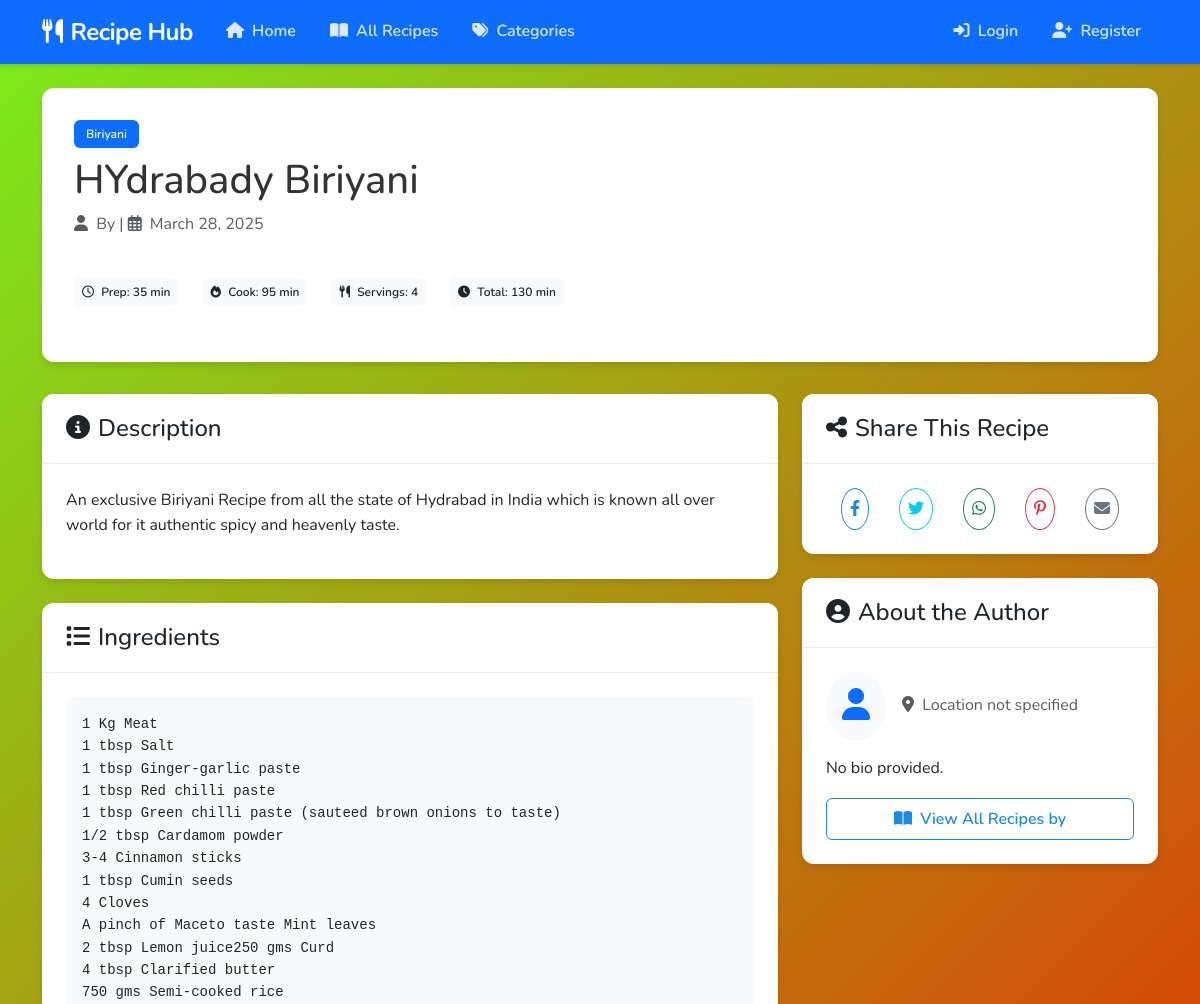
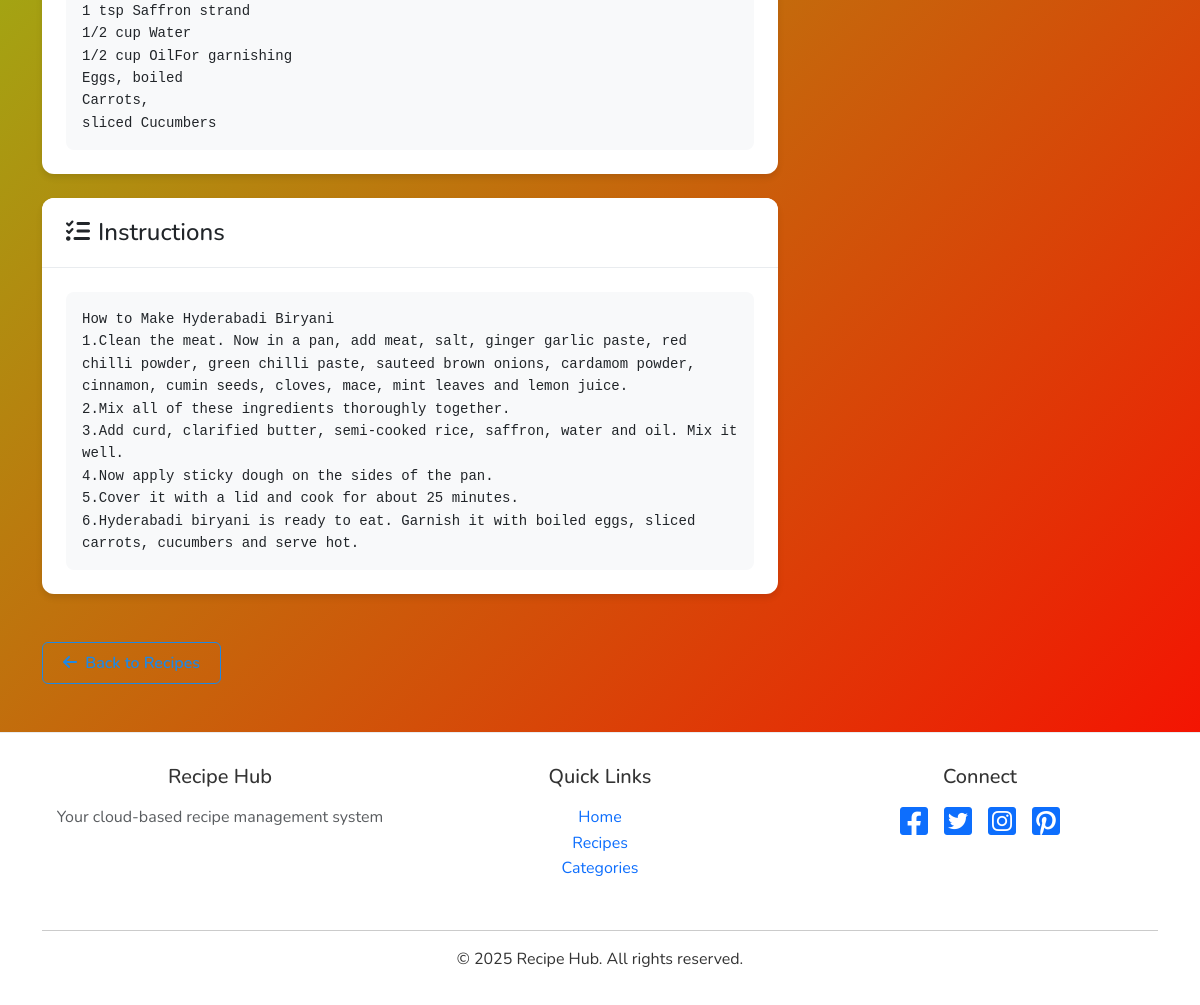
Page /recipes/1/ on the committed database (2 pictures, top to bottom).
### recipes/models.py (models this page shows, shortened)
class Recipe(models.Model):
    title = models.CharField(max_length=200)
    description = models.TextField()
    ingredients = models.TextField()
    instructions = models.TextField()
    prep_time = models.IntegerField(help_text="Preparation time in minutes")
    cook_time = models.IntegerField(help_text="Cooking time in minutes")
    servings = models.IntegerField()
    category = models.ForeignKey(Category, on_delete=models.CASCADE, related_name="recipes")
    author = models.ForeignKey(User, on_delete=models.CASCADE, related_name="recipes", null=True)
    created_at = models.DateTimeField(auto_now_add=True)
    updated_at = models.DateTimeField(auto_now=True)

class Category(models.Model):
    name = models.CharField(max_length=100)
    description = models.TextField(blank=True)
    author = models.ForeignKey(User, on_delete=models.CASCADE, related_name="categories", null=True)
    class Meta:
        verbose_name_plural = "Categories"

### recipes/views.py (the view)
# urls.py: path('recipes/<int:pk>/', views.recipe_detail, name='recipe_detail'),
def recipe_detail(request, pk):
    recipe = get_object_or_404(Recipe, pk=pk)
    can_edit = request.user.is_authenticated and (request.user == recipe.author or request.user.is_staff)
    return render(request, 'recipes/recipe_detail.html', {
        'recipe': recipe,
        'can_edit': can_edit
    })

### templates/recipes/recipe_detail.html (shortened to what this page needs)
{% extends 'base.html' %}
{% block content %}
<div class="recipe-detail-header fade-in">
    <div class="d-flex justify-content-between align-items-start">
        <div>
            <span class="badge bg-primary mb-2">{{ recipe.category.name }}</span>
            <h1 class="mb-2">{{ recipe.title }}</h1>
            <p class="text-muted">
                <i class="fas fa-user me-1"></i> By {{ recipe.author.username }} |
                <i class="far fa-calendar-alt me-1"></i> {{ recipe.created_at|date:"F j, Y" }}
            </p>
        </div>
    </div>
    <div class="recipe-info mt-4">
        <span class="badge bg-light text-dark p-2">
            <i class="far fa-clock me-1"></i> Prep: {{ recipe.prep_time }} min
        </span>
        <span class="badge bg-light text-dark p-2">
            <i class="fas fa-fire me-1"></i> Cook: {{ recipe.cook_time }} min
        </span>
        <span class="badge bg-light text-dark p-2">
            <i class="fas fa-utensils me-1"></i> Servings: {{ recipe.servings }}
        </span>
        <span class="badge bg-light text-dark p-2">
            <i class="fas fa-clock me-1"></i> Total: {{ recipe.prep_time|add:recipe.cook_time }} min
        </span>
    </div>
</div>
<div class="row">
    <div class="col-lg-8">
        <div class="card mb-4 fade-in" style="animation-delay: 100ms">
            <div class="card-header bg-white">
                <h4 class="mb-0"><i class="fas fa-info-circle me-2"></i>Description</h4>
            </div>
            <div class="card-body">
                <p>{{ recipe.description }}</p>
            </div>
        </div>
        <div class="card mb-4 fade-in" style="animation-delay: 200ms">
            <div class="card-header bg-white">
                <h4 class="mb-0"><i class="fas fa-list me-2"></i>Ingredients</h4>
            </div>
            <div class="card-body">
                <pre class="recipe-ingredients mb-0">{{ recipe.ingredients }}</pre>
            </div>
        </div>
        <div class="card mb-4 fade-in" style="animation-delay: 300ms">
            <div class="card-header bg-white">
                <h4 class="mb-0"><i class="fas fa-tasks me-2"></i>Instructions</h4>
            </div>
            <div class="card-body">
                <pre class="recipe-instructions mb-0">{{ recipe.instructions }}</pre>
            </div>
        </div>
    </div>
    <div class="col-lg-4">
        <div class="card mb-4 fade-in" style="animation-delay: 400ms">
            <div class="card-header bg-white">
                <h4 class="mb-0"><i class="fas fa-share-alt me-2"></i>Share This Recipe</h4>
            </div>
            <div class="card-body">
                <div class="d-flex justify-content-around">
                    <a href="#" class="btn btn-outline-primary rounded-circle p-2" title="Share on Facebook">
                        <i class="fab fa-facebook-f"></i>
                    </a>
                    <a href="#" class="btn btn-outline-info rounded-circle p-2" title="Share on Twitter">
                        <i class="fab fa-twitter"></i>
                    </a>
                    <a href="#" class="btn btn-outline-success rounded-circle p-2" title="Share on WhatsApp">
                        <i class="fab fa-whatsapp"></i>
                    </a>
                    <a href="#" class="btn btn-outline-danger rounded-circle p-2" title="Share on Pinterest">
                        <i class="fab fa-pinterest-p"></i>
                    </a>
                    <a href="#" class="btn btn-outline-secondary rounded-circle p-2" title="Email this Recipe">
                        <i class="fas fa-envelope"></i>
                    </a>
                </div>
            </div>
        </div>
        <div class="card fade-in" style="animation-delay: 500ms">
            <div class="card-header bg-white">
                <h4 class="mb-0"><i class="fas fa-user-circle me-2"></i>About the Author</h4>
            </div>
            <div class="card-body">
                <div class="d-flex align-items-center mb-3">
                    <div class="bg-light rounded-circle p-3 me-3">
                        <i class="fas fa-user fa-2x text-primary"></i>
                    </div>
                    <div>
                        <p class="text-muted mb-0">
                            <i class="fas fa-map-marker-alt me-1"></i>
                            {{ recipe.author.profile.location|default:"Location not specified" }}
                        </p>
                    </div>
                </div>
                <p>{{ recipe.author.profile.bio|default:"No bio provided." }}</p>
                <a href="{% url 'recipe_list' %}?author={{ recipe.author.id }}" class="btn btn-outline-primary w-100">
                    <i class="fas fa-book-open me-1"></i> View All Recipes by {{ recipe.author.username }}
                </a>
            </div>
        </div>
    </div>
</div>
<div class="mt-4">
    <a href="{% url 'recipe_list' %}" class="btn btn-outline-primary">
        <i class="fas fa-arrow-left me-1"></i> Back to Recipes
    </a>
</div>
{% endblock %}

### templates/base.html (shortened to what this page needs)
<!DOCTYPE html>
<html lang="en">
<head>
    <link rel="stylesheet" href="https://cdnjs.cloudflare.com/ajax/libs/font-awesome/6.4.0/css/all.min.css">
    <link href="https://cdn.jsdelivr.net/npm/bootstrap@5.3.0-alpha1/dist/css/bootstrap.min.css" rel="stylesheet">
    <link href="/static/css/custom.css" rel="stylesheet">
</head>
<body>
    <nav class="navbar navbar-expand-lg navbar-dark bg-primary mb-4">
        <div class="container">
            <a class="navbar-brand" href="{% url 'home' %}">
                <i class="fas fa-utensils me-2"></i>Recipe Hub
            </a>
            <div class="collapse navbar-collapse" id="navbarNav">
                <ul class="navbar-nav">
                    <li class="nav-item">
                        <a class="nav-link" href="{% url 'home' %}">
                            <i class="fas fa-home me-1"></i> Home
                        </a>
                    </li>
                    <li class="nav-item">
                        <a class="nav-link" href="{% url 'recipe_list' %}">
                            <i class="fas fa-book-open me-1"></i> All Recipes
                        </a>
                    </li>
                    <li class="nav-item">
                        <a class="nav-link" href="{% url 'category_list' %}">
                            <i class="fas fa-tags me-1"></i> Categories
                        </a>
                    </li>
                </ul>
                <ul class="navbar-nav ms-auto">
                    {% if user.is_authenticated %}
                        <li class="nav-item me-2">
                            <a class="btn btn-success btn-sm mt-1" href="{% url 'recipe_create' %}">
                                <i class="fas fa-plus me-1"></i> Add Recipe
                            </a>
                        </li>
                        <li class="nav-item dropdown">
                            <a class="nav-link dropdown-toggle" href="#" id="navbarDropdown" role="button" data-bs-toggle="dropdown">
                                <i class="fas fa-user-circle me-1"></i> {{ user.username }}
                            </a>
                            <ul class="dropdown-menu dropdown-menu-end">
                                <li>
                                    <a class="dropdown-item" href="{% url 'profile' %}">
                                        <i class="fas fa-id-card me-2"></i> My Profile
                                    </a>
                                </li>
                                <li>
                                    <a class="dropdown-item" href="{% url 'recipe_create' %}">
                                        <i class="fas fa-plus me-2"></i> Add Recipe
                                    </a>
                                </li>
                                <li><hr class="dropdown-divider"></li>
                                <li>
                                    <form method="post" action="{% url 'logout' %}" class="dropdown-item p-0">
                                        {% csrf_token %}
                                        <button type="submit" class="dropdown-item">
                                            <i class="fas fa-sign-out-alt me-2"></i> Logout
                                        </button>
                                    </form>
                                </li>
                            </ul>
                        </li>
                    {% else %}
                        <li class="nav-item">
                            <a class="nav-link" href="{% url 'login' %}">
                                <i class="fas fa-sign-in-alt me-1"></i> Login
                            </a>
                        </li>
                        <li class="nav-item">
                            <a class="nav-link" href="{% url 'register' %}">
                                <i class="fas fa-user-plus me-1"></i> Register
                            </a>
                        </li>
                    {% endif %}
                </ul>
            </div>
        </div>
    </nav>
    <div class="container">
        {% block content %}{% endblock %}
    </div>
    <footer class="footer mt-5">
        <div class="container text-center">
            <div class="row">
                <div class="col-md-4 mb-3">
                    <h5 class="mb-3">Recipe Hub</h5>
                    <p class="text-muted">Your cloud-based recipe management system</p>
                </div>
                <div class="col-md-4 mb-3">
                    <h5 class="mb-3">Quick Links</h5>
                    <ul class="list-unstyled">
                        <li><a href="{% url 'home' %}" class="text-decoration-none">Home</a></li>
                        <li><a href="{% url 'recipe_list' %}" class="text-decoration-none">Recipes</a></li>
                        <li><a href="{% url 'category_list' %}" class="text-decoration-none">Categories</a></li>
                    </ul>
                </div>
                <div class="col-md-4 mb-3">
                    <h5 class="mb-3">Connect</h5>
                    <div class="d-flex justify-content-center gap-3">
                        <a href="#" class="text-decoration-none"><i class="fab fa-facebook-square fa-2x"></i></a>
                        <a href="#" class="text-decoration-none"><i class="fab fa-twitter-square fa-2x"></i></a>
                        <a href="#" class="text-decoration-none"><i class="fab fa-instagram-square fa-2x"></i></a>
                        <a href="#" class="text-decoration-none"><i class="fab fa-pinterest-square fa-2x"></i></a>
                    </div>
                </div>
            </div>
            <hr>
            <p class="mb-0">&copy; 2025 Recipe Hub. All rights reserved.</p>
        </div>
    </footer>
</body>
</html>

### static/css/custom.css (style rules this page uses)
:root { --primary-color: #1e88e5; --primary-dark: #1565c0; --primary-light: #64b5f6; --accent-color: #ff9800; --success-color: #4caf50; --warning-color: #ff9800; --danger-color: #f44336; --gray-100: #f8f9fa; --gray-200: #e9ecef; --gray-300: #dee2e6; --gray-800: #343a40; --box-shadow: 0 4px 6px rgba(0, 0, 0, 0.1); --transition: all 0.3s ease; }
body { font-family: 'Nunito', 'Segoe UI', Roboto, sans-serif; color: #333; line-height: 1.6; background:linear-gradient(135deg, #7aee1b, #ff0000); }
.navbar { box-shadow: 0 2px 4px rgba(0, 0, 0, 0.1); }
.navbar-brand { font-weight: 700; font-size: 1.5rem; letter-spacing: -0.5px; }
.navbar .nav-link { font-weight: 600; transition: var(--transition); margin: 0 5px; border-radius: 4px; padding: 8px 12px !important; }
.navbar-dark .navbar-nav .nav-link { color: rgba(255, 255, 255, 0.85); }
.card { border: none; border-radius: 12px; box-shadow: var(--box-shadow); transition: var(--transition); overflow: hidden; }
.card-header { background-color: white; border-bottom: 1px solid var(--gray-200); padding: 1.25rem 1.5rem; }
.card-body { padding: 1.5rem; }
.btn { border-radius: 6px; font-weight: 600; padding: 0.5rem 1.25rem; transition: var(--transition); }
.btn-outline-primary { color: var(--primary-color); border-color: var(--primary-color); }
.badge { font-weight: 600; padding: 0.5rem 0.75rem; border-radius: 6px; margin-right: 0.5rem; }
.recipe-detail-header { position: relative; padding: 2rem; margin-bottom: 2rem; background-color: white; border-radius: 12px; box-shadow: var(--box-shadow); }
.recipe-info { display: flex; flex-wrap: wrap; gap: 1rem; margin: 1.5rem 0; }
.footer { margin-top: 3rem; padding: 2rem 0; background-color: white; border-top: 1px solid var(--gray-200); }
.fade-in { animation: fadeIn 0.5s ease-in; }
pre { background-color: var(--gray-100); border-radius: 8px; padding: 1rem; white-space: pre-wrap; word-wrap: break-word; font-family: 'Courier New', Courier, monospace; }

### rows in the picture
Recipe: category.name "Biriyani", title "HYdrabady Biriyani", created_at "March 28, 2025", prep_time "35", cook_time "95", servings "4", prep_time|add "130", description "An exclusive Biriyani Recipe from all the state of Hydrabad in India which is known all over world for it authentic spicy and heavenly taste.", ingredients "1 Kg Meat 1 tbsp Salt 1 tbsp Ginger-garlic paste 1 tbsp Red chilli paste 1 tbsp Green chilli paste (sauteed brown onions to taste) 1/2 tbsp Cardamom powder 3-4 Cinnamon sticks 1 tbsp Cumin seeds 4 Cloves A pinch of Maceto taste Mint leaves 2 tbsp Lemon juice250 gms Curd 4 tbsp Clarified butter 750 gms Semi-cooked rice 1 tsp Saffron strand 1/2 cup Water 1/2 cup OilFor garnishing Eggs, boiled Carrots, sliced Cucumbers", instructions "How to Make Hyderabadi Biryani 1.Clean the meat. Now in a pan, add meat, salt, ginger garlic paste, red chilli powder, green chilli paste, sauteed brown onions, cardamom powder, cinnamon, cumin seeds, cloves, mace, mint leaves and lemon juice. 2.Mix all of these ingredients thoroughly together. 3.Add curd, clarified butter, semi-cooked rice, saffron, water and oil. Mix it well. 4.Now apply sticky dough on the sides of the pan. 5.Cover it with a lid and cook for about 25 minutes. 6.Hyderabadi biryani is ready to eat. Garnish it with boiled eggs, sliced carrots, cucumbers and serve hot.", author.profile.location "Location not specified", author.profile.bio "No bio provided."
